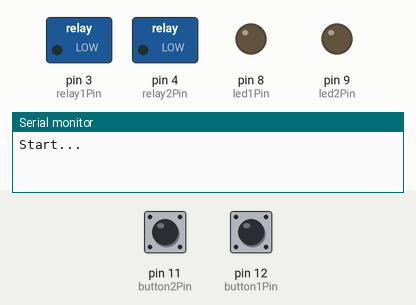
This sketch was run on a simulated Arduino Uno, built with avr-gcc and run on an emulated ATmega328P. Shown: switched loads named in the sketch (green lamp = pin HIGH), output pins drawn as LEDs (lit = HIGH), the last lines printed to the serial monitor. Dashed ring = blinking. The inputs (shaded band) are chosen by the test bench; at power-on: pin 11 (button2Pin) LOW, pin 12 (button1Pin) LOW.

Above: at 1.2 s.
1.3 s: pin 11 (button2Pin) pulled HIGH for 1 s
At 1.45 s:
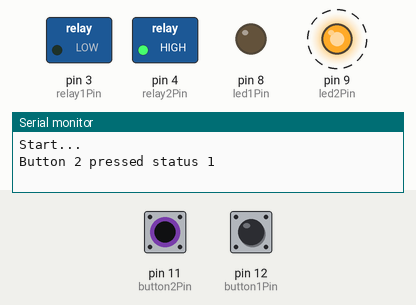
3.8 s: pin 12 (button1Pin) pulled HIGH for 3.2 s
At 7.6 s:
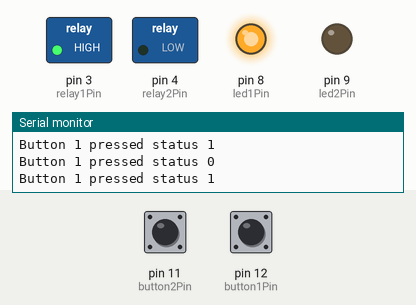
8.5 s: pin 11 (button2Pin) pulled HIGH for 0.15 s
At 8.8 s:
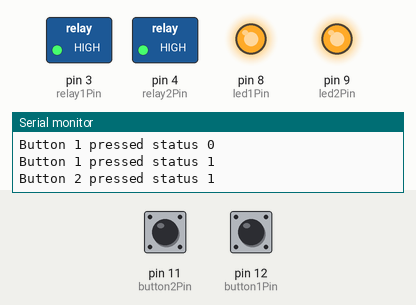
10.1 s: pin 11 (button2Pin) pulled HIGH for 3.2 s
At 10.55 s:
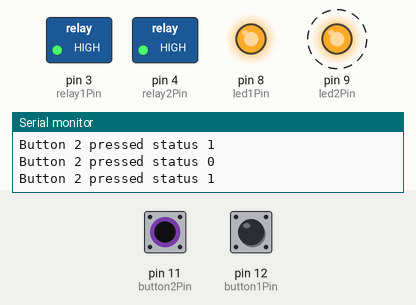
14.8 s: pin 12 (button1Pin) pulled HIGH for 0.15 s
At 16.0 s:
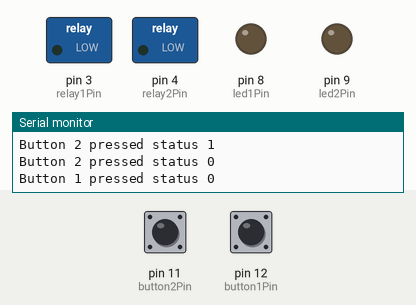
Timing chart, 0 to 17.4 s (numbered marks = the images above; inputs shaded):
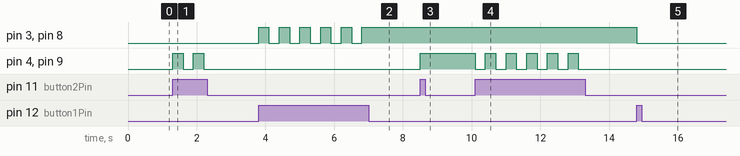

The sketch:

test_buttons_led_relay.ino
```cpp
#include <Wire.h>

int button1Pin = 12;
int button2Pin = 11;

int relay1Pin = 3;
int relay1Status = LOW;
int relay2Pin = 4;
int relay2Status = LOW;

int led1Pin = 8;
int led2Pin = 9;

void setup() {
  Serial.begin(9600); // start serial for output
  Serial.println("Start... ");
  // put your setup code here, to run once:
  pinMode(button1Pin, INPUT);
  pinMode(button2Pin, INPUT);
  pinMode(relay1Pin, OUTPUT);
  pinMode(relay2Pin, OUTPUT);
  pinMode(led1Pin, OUTPUT);
  pinMode(led2Pin, OUTPUT);
}
void toggleStatus(int nRelay, int val) {
  int relayPin = relay1Pin;
  int relayStatus = relay1Status;
  int ledPin = led1Pin;
  if (nRelay == 2) {
    relayPin = relay2Pin;
    relayStatus = relay2Status;
    ledPin = led2Pin;
  }
  if (val == HIGH) {
    if (relayStatus == HIGH) {
      relayStatus = LOW;
    } else {
      relayStatus = HIGH;
    }
    Serial.print("Button ");
    Serial.print(nRelay);
    Serial.print(" pressed status ");
    Serial.println(relayStatus);
    digitalWrite(relayPin, relayStatus);
    digitalWrite(ledPin, relayStatus);

    if (nRelay == 1) {
      relay1Status = relayStatus;
    }else if (nRelay == 2) {
      relay2Status = relayStatus;
    }
    delay(300);
  }

}

void loop() {
  // put your main code here, to run repeatedly:
  int val1 = digitalRead(button1Pin);
  /*
  if (val1 == HIGH) {
    if (relay1Status == HIGH) {
      relay1Status = LOW;
    } else {
      relay1Status = HIGH;
    }
    Serial.print("Button 1 pressed status ");
    Serial.println(relay1Status);
    digitalWrite(relay1Pin, relay1Status);
    digitalWrite(led1Pin, relay1Status);
    delay(300);
  }
  */
  toggleStatus(1, val1);

  int val2 = digitalRead(button2Pin);
  /*
  if (val2 == HIGH) {
    if (relay2Status == HIGH) {
      relay2Status = LOW;
    } else {
      relay2Status = HIGH;
    }
    Serial.print("Button 2 pressed status ");
    Serial.println(relay2Status);
    digitalWrite(relay2Pin, relay2Status);
    digitalWrite(led2Pin, relay2Status);
    delay(300);
  }
  */
  toggleStatus(2, val2);

}
```

Measured:
- after the input at 1.3 s, pin 4 (relay2Pin), pin 9 (led2Pin): alternates HIGH for 0.30 s and LOW for 0.30 s, 4 changes in all, then stays LOW, starting at once
- after the input at 3.8 s, pin 3 (relay1Pin), pin 8 (led1Pin): alternates HIGH for 0.30 s and LOW for 0.30 s, 11 changes in all, then stays HIGH, starting at once
- after the input at 8.5 s, pin 4 (relay2Pin), pin 9 (led2Pin): LOW → HIGH at once
- after the input at 10.1 s, pin 4 (relay2Pin), pin 9 (led2Pin): alternates HIGH for 0.30 s and LOW for 0.30 s, 11 changes in all, then stays LOW, starting at once
- after the input at 14.8 s, pin 3 (relay1Pin), pin 8 (led1Pin): HIGH → LOW at once
